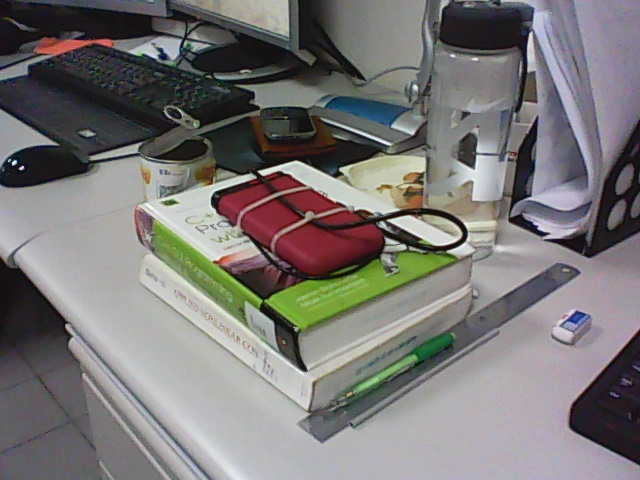
//> input picture inherited_class_OpenCV2.4.2/inherited_class_OpenCV2.4.2/Picture 100.jpg, 640 x 480 px
$ ./find_obj_v4.0   (built with g++ and OpenCV 4, older OpenCV classes emulated)
//> lines starting //> are read from the running program, lines starting //| are printed output that depends on the picture
### OpenCV/MatWork.hpp
#ifndef __MATWORK_HPP__
#define __MATWORK_HPP__

#include "opencv2/opencv.hpp"
#include "opencv2/imgproc/imgproc.hpp"
#include "opencv2/highgui/highgui.hpp"

#include <stdio.h>
#include <string.h>
#include <ctype.h>
#include <vector>
#include <iostream>


typedef unsigned int uint;  // not use this one yet

void MatInfo(const cv::Mat matrix);

int MATmtxdisp(const cv::Mat mtx);

cv::Mat FindNonZero(const cv::Mat mtx);

// Selects subset_size random different points from [0, num_points - 1] range
void selectRandom(int subset_size, int num_points, std::vector<int>& subset);

// Template function to access OpenCV Mat
// Added 17/12/12
// 12/01/13: added to header
template <class NumType>
// [25 lines left out: function drawCircles, not called in this run]

void drawCircles(cv::Mat& image, const cv::Mat points, cv::Scalar color);

void drawCircles(cv::Mat& image, const cv::Mat points);

void drawSquares(cv::Mat& image, const cv::Mat points);


// Template function to copy data from 2D vector to 2D Mat
// Created 12/01/13
template <class NumType>
// [15 lines left out: function Vect2Mat, not called in this run]

#endif

### inherited_class_OpenCV2.4.2/inherited_class_OpenCV2.4.2/find_obj_v4.0.cpp
// v1.0 24/09/12 my version, using v2.4 feature classes in nonfree, finish constructor & extracting features
// v1.2 24/09/12 matching features
// v1.3 25/09/12 matching features using Descriptor Matcher of OpenCV i.e. BFmatcher
// v1.5 25/09/12 modify to use only defined points i.e. 100 strongest points
// v2.0 26/09/12 use with fundamental matrix
// v3.0 26/09/12 find transformation between the two images using homography matrix
//               change 100 to sample_sz
// v3.2 26/09/12 adapt a few things from tutorial
//				 100 first points are not the best matches -> must filter out good matches!!!!
// v4.0 27/09/12 add mouse event to solve init problem & ROI

/*
 * A Demo to OpenCV Implementation of SURF
 * Further Information Refer to "SURF: Speed-Up Robust Feature"
 * Author: Liu Liu
 * liuliu.1987+opencv@gmail.com
 */
#include "opencv2/objdetect/objdetect.hpp"
#include "opencv2/features2d/features2d.hpp"
#include "opencv2/nonfree/features2d.hpp"     // SURF & SIFT headers have been moved here!!!!
#include "opencv2/highgui/highgui.hpp"
#include "opencv2/calib3d/calib3d.hpp"
#include "opencv2/imgproc/imgproc_c.h"

#include <iostream>
#include <vector>
#include <stdio.h>

#include "MatWork.hpp"

using namespace std;
using namespace cv;

const int sample_sz = 100;

Mat markerMask, img;
Point prevPt(-1, -1);

// [61 lines left out: functions help, XtractMatchingPoints, onMouse, not called in this run]


int main(int argc, char** argv)
{
	//char *imgfile0 = "box.png";
	//char *imgfile0 = "Picture 98.jpg";
	char *imgfile0 = "Picture 100.jpg";
//	char *imgfile1 = "box_in_scene.png";
	//char *imgfile1 = "Picture 99.jpg";
	char *imgfile1 = "Picture 101.jpg";

	img = imread(imgfile0, 0);
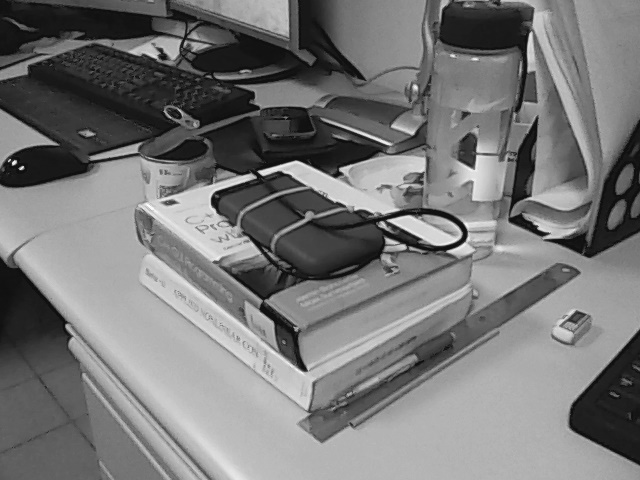
//> img: 480 rows x 640 cols, CV_8UC1; min 8, max 255, mean 119.2
	Mat img1 = imread(imgfile1, 0);
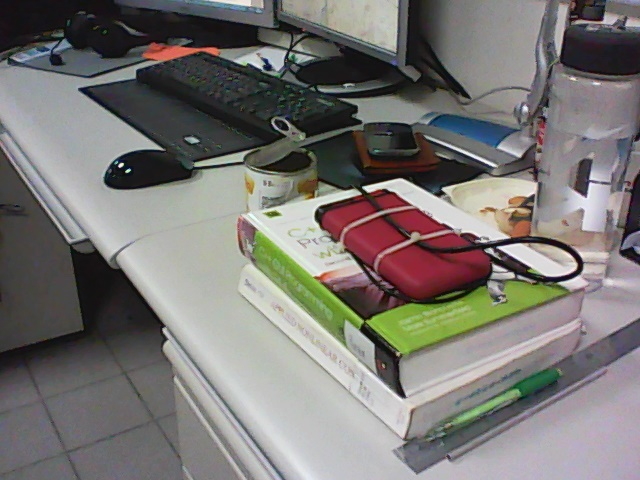
//> input picture inherited_class_OpenCV2.4.2/inherited_class_OpenCV2.4.2/Picture 101.jpg, 640 x 480 px
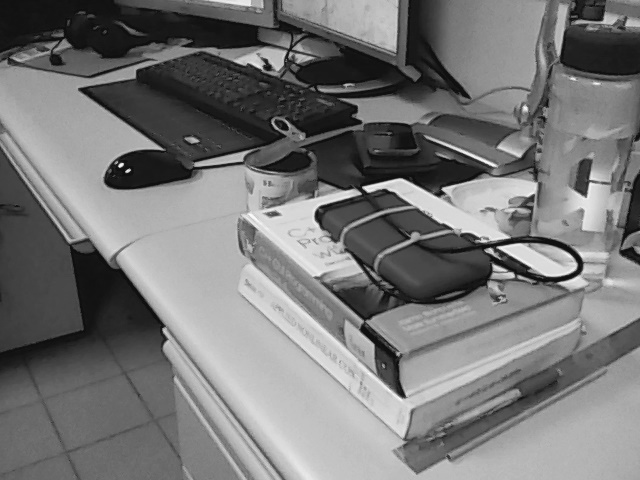
//> img1: 480 rows x 640 cols, CV_8UC1; min 9, max 255, mean 119
	char *org_wind = "the box";
	char *scene_wind = "box in scene";

	// ####### mouse event
	// mask prepare
	//cvtColor(img, markerMask, CV_BGR2GRAY);
	//cvtColor(markerMask, imgGray, CV_GRAY2BGR);
	img.copyTo(markerMask);
	markerMask = Scalar::all(0);

	imshow("object selection", img);
	setMouseCallback( "object selection", onMouse, 0 );
	// #######

//> (the run ends here: the program needs code that is not available in this run, at `SIFT SIFTdect_obj = SIFT(sample_sz, 3, 0.04, 10, 1.6);`)
